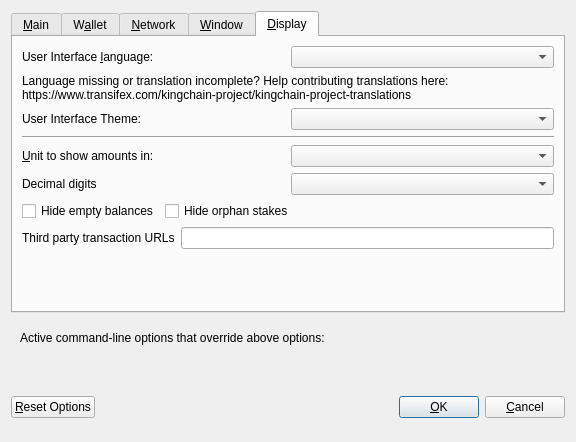
<?xml version="1.0" encoding="UTF-8"?>
<ui version="4.0">
 <class>OptionsDialog</class>
 <widget class="QDialog" name="OptionsDialog">
  <property name="geometry">
   <rect>
    <x>0</x>
    <y>0</y>
    <width>576</width>
    <height>442</height>
   </rect>
  </property>
  <property name="windowTitle">
   <string>Options</string>
  </property>
  <property name="modal">
   <bool>true</bool>
  </property>
  <layout class="QVBoxLayout" name="verticalLayout">
   <item>
    <widget class="QTabWidget" name="tabWidget">
     <property name="currentIndex">
      <number>4</number>
     </property>
     <widget class="QWidget" name="tabMain">
      <attribute name="title">
       <string>&amp;Main</string>
      </attribute>
      <layout class="QVBoxLayout" name="verticalLayout_Main">
       <item>
        <widget class="QCheckBox" name="bitcoinAtStartup">
         <property name="toolTip">
          <string>Automatically start KONGCOIN after logging in to the system.</string>
         </property>
         <property name="text">
          <string>&amp;Start KONGCOIN on system login</string>
         </property>
        </widget>
       </item>
       <item>
        <layout class="QHBoxLayout" name="horizontalLayout_2_Main">
         <item>
          <widget class="QLabel" name="databaseCacheLabel">
           <property name="text">
            <string>Size of &amp;database cache</string>
           </property>
           <property name="textFormat">
            <enum>Qt::PlainText</enum>
           </property>
           <property name="buddy">
            <cstring>databaseCache</cstring>
           </property>
          </widget>
         </item>
         <item>
          <widget class="QSpinBox" name="databaseCache"/>
         </item>
         <item>
          <widget class="QLabel" name="databaseCacheUnitLabel">
           <property name="text">
            <string>MB</string>
           </property>
           <property name="textFormat">
            <enum>Qt::PlainText</enum>
           </property>
          </widget>
         </item>
         <item>
          <spacer name="horizontalSpacer_2_Main">
           <property name="orientation">
            <enum>Qt::Horizontal</enum>
           </property>
           <property name="sizeHint" stdset="0">
            <size>
             <width>40</width>
             <height>20</height>
            </size>
           </property>
          </spacer>
         </item>
        </layout>
       </item>
       <item>
        <layout class="QHBoxLayout" name="horizontalLayout_3_Main">
         <item>
          <widget class="QLabel" name="threadsScriptVerifLabel">
           <property name="text">
            <string>Number of script &amp;verification threads</string>
           </property>
           <property name="textFormat">
            <enum>Qt::PlainText</enum>
           </property>
           <property name="buddy">
            <cstring>threadsScriptVerif</cstring>
           </property>
          </widget>
         </item>
         <item>
          <widget class="QSpinBox" name="threadsScriptVerif">
           <property name="toolTip">
            <string>(0 = auto, &lt;0 = leave that many cores free)</string>
           </property>
          </widget>
         </item>
         <item>
          <spacer name="horizontalSpacer_3_Main">
           <property name="orientation">
            <enum>Qt::Horizontal</enum>
           </property>
           <property name="sizeHint" stdset="0">
            <size>
             <width>40</width>
             <height>20</height>
            </size>
           </property>
          </spacer>
         </item>
        </layout>
       </item>
       <item>
        <spacer name="verticalSpacer_2">
         <property name="orientation">
          <enum>Qt::Vertical</enum>
         </property>
         <property name="sizeHint" stdset="0">
          <size>
           <width>20</width>
           <height>40</height>
          </size>
         </property>
        </spacer>
       </item>
       <item>
        <layout class="QHBoxLayout" name="horiz-autominting-layout">
         <item>
          <widget class="QCheckBox" name="checkBoxZeromintEnable">
           <property name="toolTip">
            <string>Enable automatic minting of KONG units to zKONG</string>
           </property>
           <property name="layoutDirection">
            <enum>Qt::LeftToRight</enum>
           </property>
           <property name="text">
            <string>Enable zKONG Automint</string>
           </property>
          </widget>
         </item>
         <item>
          <widget class="QCheckBox" name="checkBoxZeromintAddresses">
           <property name="toolTip">
            <string>Enable automatic zKONG minting from specific addresses</string>
           </property>
           <property name="layoutDirection">
            <enum>Qt::LeftToRight</enum>
           </property>
           <property name="text">
            <string>Enable Automint Addresses</string>
           </property>
          </widget>
         </item>
        </layout>
       </item>
       <item>
        <layout class="QHBoxLayout" name="horizontalLayout_3">
         <item>
          <widget class="QLabel" name="percentage_label">
           <property name="toolTip">
            <string>Percentage of incoming KONG which get automatically converted to zKONG via Zerocoin Protocol (min: 10%)</string>
           </property>
           <property name="text">
            <string>Percentage of autominted zKONG</string>
           </property>
          </widget>
         </item>
         <item>
          <widget class="QSpinBox" name="zeromintPercentage">
           <property name="minimum">
            <number>1</number>
           </property>
           <property name="maximum">
            <number>100</number>
           </property>
          </widget>
         </item>
        </layout>
       </item>
       <item>
        <layout class="QHBoxLayout" name="horizontalLayout" stretch="0,0">
         <property name="sizeConstraint">
          <enum>QLayout::SetFixedSize</enum>
         </property>
         <item>
          <widget class="QLabel" name="labelPreferredDenom">
           <property name="maximumSize">
            <size>
             <width>16777215</width>
             <height>16777215</height>
            </size>
           </property>
           <property name="toolTip">
            <string>Wait with automatic conversion to Zerocoin until enough KONG for this denomination is available</string>
           </property>
           <property name="text">
            <string>Preferred Automint zKONG Denomination</string>
           </property>
          </widget>
         </item>
         <item>
          <widget class="QComboBox" name="preferredDenom">
           <property name="maximumSize">
            <size>
             <width>16777215</width>
             <height>27</height>
            </size>
           </property>
           <property name="toolTip">
            <string>Wait with automatic conversion to Zerocoin until enough KONG for this denomination is available</string>
           </property>
           <property name="maxVisibleItems">
            <number>9</number>
           </property>
           <property name="maxCount">
            <number>9</number>
           </property>
          </widget>
         </item>
        </layout>
       </item>
      </layout>
     </widget>
     <widget class="QWidget" name="tabWallet">
      <attribute name="title">
       <string>W&amp;allet</string>
      </attribute>
      <layout class="QVBoxLayout" name="verticalLayout_Wallet">
       <item>
        <layout class="QHBoxLayout" name="horizontalLayout_2_Wallet">
         <item>
          <widget class="QLabel" name="labelStakeSplitThresholdText">
           <property name="text">
            <string>Stake split threshold:</string>
           </property>
          </widget>
         </item>
         <item>
          <widget class="QSpinBox" name="spinBoxStakeSplitThreshold">
           <property name="minimum">
            <number>1</number>
           </property>
           <property name="maximum">
            <number>999999</number>
           </property>
          </widget>
         </item>
        </layout>
       </item>
       <item>
        <widget class="QGroupBox" name="groupBox">
         <property name="title">
          <string>Expert</string>
         </property>
         <layout class="QVBoxLayout" name="verticalLayout_2">
          <item>
           <widget class="QCheckBox" name="coinControlFeatures">
            <property name="toolTip">
             <string>Whether to show coin control features or not.</string>
            </property>
            <property name="text">
             <string>Enable coin &amp;control features</string>
            </property>
           </widget>
          </item>
          <item>
           <widget class="QCheckBox" name="showMasternodesTab">
            <property name="toolTip">
             <string>Show additional tab listing all your masternodes in first sub-tab&lt;br/&gt;and all masternodes on the network in second sub-tab.</string>
            </property>
            <property name="text">
             <string>Show Masternodes Tab</string>
            </property>
           </widget>
          </item>
          <item>
           <widget class="QCheckBox" name="spendZeroConfChange">
            <property name="toolTip">
             <string>If you disable the spending of unconfirmed change, the change from a transaction&lt;br/&gt;cannot be used until that transaction has at least one confirmation.&lt;br/&gt;This also affects how your balance is computed.</string>
            </property>
            <property name="text">
             <string>&amp;Spend unconfirmed change</string>
            </property>
           </widget>
          </item>
         </layout>
        </widget>
       </item>
       <item>
        <spacer name="verticalSpacer_Wallet">
         <property name="orientation">
          <enum>Qt::Vertical</enum>
         </property>
         <property name="sizeHint" stdset="0">
          <size>
           <width>20</width>
           <height>40</height>
          </size>
         </property>
        </spacer>
       </item>
      </layout>
     </widget>
     <widget class="QWidget" name="tabNetwork">
      <attribute name="title">
       <string>&amp;Network</string>
      </attribute>
      <layout class="QVBoxLayout" name="verticalLayout_Network">
       <item>
        <widget class="QCheckBox" name="mapPortUpnp">
         <property name="toolTip">
          <string>Automatically open the KONGCOIN client port on the router. This only works when your router supports UPnP and it is enabled.</string>
         </property>
         <property name="text">
          <string>Map port using &amp;UPnP</string>
         </property>
        </widget>
       </item>
       <item>
        <widget class="QCheckBox" name="allowIncoming">
         <property name="toolTip">
          <string>Accept connections from outside</string>
         </property>
         <property name="text">
          <string>Allow incoming connections</string>
         </property>
        </widget>
       </item>
       <item>
        <widget class="QCheckBox" name="connectSocks">
         <property name="toolTip">
          <string>Connect to the KONGCOIN network through a SOCKS5 proxy.</string>
         </property>
         <property name="text">
          <string>&amp;Connect through SOCKS5 proxy (default proxy):</string>
         </property>
        </widget>
       </item>
       <item>
        <layout class="QHBoxLayout" name="horizontalLayout_1_Network">
         <item>
          <widget class="QLabel" name="proxyIpLabel">
           <property name="text">
            <string>Proxy &amp;IP:</string>
           </property>
           <property name="textFormat">
            <enum>Qt::PlainText</enum>
           </property>
           <property name="buddy">
            <cstring>proxyIp</cstring>
           </property>
          </widget>
         </item>
         <item>
          <widget class="QValidatedLineEdit" name="proxyIp">
           <property name="minimumSize">
            <size>
             <width>140</width>
             <height>0</height>
            </size>
           </property>
           <property name="maximumSize">
            <size>
             <width>140</width>
             <height>16777215</height>
            </size>
           </property>
           <property name="toolTip">
            <string>IP address of the proxy (e.g. IPv4: 127.0.0.1 / IPv6: ::1)</string>
           </property>
          </widget>
         </item>
         <item>
          <widget class="QLabel" name="proxyPortLabel">
           <property name="text">
            <string>&amp;Port:</string>
           </property>
           <property name="textFormat">
            <enum>Qt::PlainText</enum>
           </property>
           <property name="buddy">
            <cstring>proxyPort</cstring>
           </property>
          </widget>
         </item>
         <item>
          <widget class="QLineEdit" name="proxyPort">
           <property name="minimumSize">
            <size>
             <width>55</width>
             <height>0</height>
            </size>
           </property>
           <property name="maximumSize">
            <size>
             <width>55</width>
             <height>16777215</height>
            </size>
           </property>
           <property name="toolTip">
            <string>Port of the proxy (e.g. 7777)</string>
           </property>
          </widget>
         </item>
         <item>
          <spacer name="horizontalSpacer_1_Network">
           <property name="orientation">
            <enum>Qt::Horizontal</enum>
           </property>
           <property name="sizeHint" stdset="0">
            <size>
             <width>40</width>
             <height>20</height>
            </size>
           </property>
          </spacer>
         </item>
        </layout>
       </item>
       <item>
        <spacer name="verticalSpacer_Network">
         <property name="orientation">
          <enum>Qt::Vertical</enum>
         </property>
         <property name="sizeHint" stdset="0">
          <size>
           <width>20</width>
           <height>40</height>
          </size>
         </property>
        </spacer>
       </item>
      </layout>
     </widget>
     <widget class="QWidget" name="tabWindow">
      <attribute name="title">
       <string>&amp;Window</string>
      </attribute>
      <layout class="QVBoxLayout" name="verticalLayout_Window">
       <item>
        <widget class="QCheckBox" name="minimizeToTray">
         <property name="toolTip">
          <string>Show only a tray icon after minimizing the window.</string>
         </property>
         <property name="text">
          <string>&amp;Minimize to the tray instead of the taskbar</string>
         </property>
        </widget>
       </item>
       <item>
        <widget class="QCheckBox" name="minimizeOnClose">
         <property name="toolTip">
          <string>Minimize instead of exit the application when the window is closed. When this option is enabled, the application will be closed only after selecting Quit in the menu.</string>
         </property>
         <property name="text">
          <string>M&amp;inimize on close</string>
         </property>
        </widget>
       </item>
       <item>
        <spacer name="verticalSpacer_Window">
         <property name="orientation">
          <enum>Qt::Vertical</enum>
         </property>
         <property name="sizeHint" stdset="0">
          <size>
           <width>20</width>
           <height>40</height>
          </size>
         </property>
        </spacer>
       </item>
      </layout>
     </widget>
     <widget class="QWidget" name="tabDisplay">
      <attribute name="title">
       <string>&amp;Display</string>
      </attribute>
      <layout class="QVBoxLayout" name="verticalLayout_Display">
       <item>
        <layout class="QHBoxLayout" name="horizontalLayout_1_Display">
         <item>
          <widget class="QLabel" name="langLabel">
           <property name="text">
            <string>User Interface &amp;language:</string>
           </property>
           <property name="textFormat">
            <enum>Qt::PlainText</enum>
           </property>
           <property name="buddy">
            <cstring>lang</cstring>
           </property>
          </widget>
         </item>
         <item>
          <widget class="QValueComboBox" name="lang">
           <property name="toolTip">
            <string>The user interface language can be set here. This setting will take effect after restarting KONGCOIN.</string>
           </property>
          </widget>
         </item>
        </layout>
       </item>
       <item>
        <widget class="QLabel" name="label_3">
         <property name="toolTip">
          <string notr="true"/>
         </property>
         <property name="statusTip">
          <string notr="true"/>
         </property>
         <property name="whatsThis">
          <string notr="true"/>
         </property>
         <property name="accessibleName">
          <string notr="true"/>
         </property>
         <property name="text">
          <string>Language missing or translation incomplete? Help contributing translations here:
https://www.transifex.com/kingchain-project/kingchain-project-translations</string>
         </property>
         <property name="wordWrap">
          <bool>true</bool>
         </property>
         <property name="openExternalLinks">
          <bool>true</bool>
         </property>
         <property name="textInteractionFlags">
          <set>Qt::TextBrowserInteraction</set>
         </property>
        </widget>
       </item>
       <item>
        <layout class="QHBoxLayout" name="horizontalLayout_2_Display" stretch="0,0">
         <item>
          <widget class="QLabel" name="themeLabel">
           <property name="text">
            <string>User Interface Theme:</string>
           </property>
          </widget>
         </item>
         <item>
          <widget class="QValueComboBox" name="theme"/>
         </item>
        </layout>
       </item>
       <item>
        <widget class="Line" name="line">
         <property name="orientation">
          <enum>Qt::Horizontal</enum>
         </property>
        </widget>
       </item>
       <item>
        <layout class="QHBoxLayout" name="horizontalLayout_3_Display">
         <item>
          <widget class="QLabel" name="unitLabel">
           <property name="text">
            <string>&amp;Unit to show amounts in:</string>
           </property>
           <property name="textFormat">
            <enum>Qt::PlainText</enum>
           </property>
           <property name="buddy">
            <cstring>unit</cstring>
           </property>
          </widget>
         </item>
         <item>
          <widget class="QValueComboBox" name="unit">
           <property name="toolTip">
            <string>Choose the default subdivision unit to show in the interface and when sending coins.</string>
           </property>
          </widget>
         </item>
        </layout>
       </item>
       <item>
        <layout class="QHBoxLayout" name="horizontalLayout_4_Display">
         <item>
          <widget class="QLabel" name="digitsLabel">
           <property name="text">
            <string>Decimal digits</string>
           </property>
          </widget>
         </item>
         <item>
          <widget class="QValueComboBox" name="digits"/>
         </item>
        </layout>
       </item>
       <item>
        <layout class="QHBoxLayout" name="horizontalLayout_5_Display">
         <item>
          <widget class="QCheckBox" name="checkBoxHideZeroBalances">
           <property name="toolTip">
            <string>Hide empty balances</string>
           </property>
           <property name="layoutDirection">
            <enum>Qt::LeftToRight</enum>
           </property>
           <property name="text">
            <string>Hide empty balances</string>
           </property>
          </widget>
         </item>
         <item>
          <widget class="QCheckBox" name="checkBoxHideOrphans">
           <property name="toolTip">
            <string>Hide orphan stakes in transaction lists</string>
           </property>
           <property name="text">
            <string>Hide orphan stakes</string>
           </property>
          </widget>
         </item>
         <item>
          <spacer name="horizontalSpacer">
           <property name="orientation">
            <enum>Qt::Horizontal</enum>
           </property>
           <property name="sizeHint" stdset="0">
            <size>
             <width>40</width>
             <height>20</height>
            </size>
           </property>
          </spacer>
         </item>
        </layout>
       </item>
       <item>
        <layout class="QHBoxLayout" name="horizontalLayout_6_Display">
         <item>
          <widget class="QLabel" name="thirdPartyTxUrlsLabel">
           <property name="toolTip">
            <string>Third party URLs (e.g. a block explorer) that appear in the transactions tab as context menu items. %s in the URL is replaced by transaction hash. Multiple URLs are separated by vertical bar |.</string>
           </property>
           <property name="text">
            <string>Third party transaction URLs</string>
           </property>
           <property name="buddy">
            <cstring>thirdPartyTxUrls</cstring>
           </property>
          </widget>
         </item>
         <item>
          <widget class="QLineEdit" name="thirdPartyTxUrls">
           <property name="toolTip">
            <string>Third party URLs (e.g. a block explorer) that appear in the transactions tab as context menu items. %s in the URL is replaced by transaction hash. Multiple URLs are separated by vertical bar |.</string>
           </property>
          </widget>
         </item>
        </layout>
       </item>
       <item>
        <spacer name="verticalSpacer">
         <property name="orientation">
          <enum>Qt::Vertical</enum>
         </property>
         <property name="sizeHint" stdset="0">
          <size>
           <width>20</width>
           <height>40</height>
          </size>
         </property>
        </spacer>
       </item>
      </layout>
     </widget>
    </widget>
   </item>
   <item>
    <widget class="QFrame" name="frame">
     <layout class="QVBoxLayout" name="verticalLayout_Bottom">
      <item>
       <layout class="QHBoxLayout" name="horizontalLayout_Bottom">
        <item>
         <widget class="QLabel" name="overriddenByCommandLineInfoLabel">
          <property name="text">
           <string>Active command-line options that override above options:</string>
          </property>
          <property name="textFormat">
           <enum>Qt::PlainText</enum>
          </property>
         </widget>
        </item>
        <item>
         <spacer name="horizontalSpacer_Bottom">
          <property name="orientation">
           <enum>Qt::Horizontal</enum>
          </property>
          <property name="sizeHint" stdset="0">
           <size>
            <width>40</width>
            <height>20</height>
           </size>
          </property>
         </spacer>
        </item>
       </layout>
      </item>
      <item>
       <widget class="QLabel" name="overriddenByCommandLineLabel">
        <property name="text">
         <string/>
        </property>
        <property name="textFormat">
         <enum>Qt::PlainText</enum>
        </property>
        <property name="wordWrap">
         <bool>true</bool>
        </property>
       </widget>
      </item>
     </layout>
    </widget>
   </item>
   <item>
    <layout class="QHBoxLayout" name="horizontalLayout_Buttons">
     <item>
      <widget class="QPushButton" name="resetButton">
       <property name="toolTip">
        <string>Reset all client options to default.</string>
       </property>
       <property name="text">
        <string>&amp;Reset Options</string>
       </property>
       <property name="autoDefault">
        <bool>false</bool>
       </property>
      </widget>
     </item>
     <item>
      <spacer name="horizontalSpacer_1">
       <property name="orientation">
        <enum>Qt::Horizontal</enum>
       </property>
       <property name="sizeHint" stdset="0">
        <size>
         <width>40</width>
         <height>48</height>
        </size>
       </property>
      </spacer>
     </item>
     <item>
      <widget class="QLabel" name="statusLabel">
       <property name="minimumSize">
        <size>
         <width>200</width>
         <height>0</height>
        </size>
       </property>
       <property name="font">
        <font>
         <weight>75</weight>
         <bold>true</bold>
        </font>
       </property>
       <property name="text">
        <string/>
       </property>
       <property name="textFormat">
        <enum>Qt::PlainText</enum>
       </property>
       <property name="wordWrap">
        <bool>true</bool>
       </property>
      </widget>
     </item>
     <item>
      <spacer name="horizontalSpacer_2">
       <property name="orientation">
        <enum>Qt::Horizontal</enum>
       </property>
       <property name="sizeHint" stdset="0">
        <size>
         <width>40</width>
         <height>48</height>
        </size>
       </property>
      </spacer>
     </item>
     <item>
      <widget class="QPushButton" name="okButton">
       <property name="text">
        <string>&amp;OK</string>
       </property>
       <property name="autoDefault">
        <bool>false</bool>
       </property>
       <property name="default">
        <bool>true</bool>
       </property>
      </widget>
     </item>
     <item>
      <widget class="QPushButton" name="cancelButton">
       <property name="text">
        <string>&amp;Cancel</string>
       </property>
       <property name="autoDefault">
        <bool>false</bool>
       </property>
      </widget>
     </item>
    </layout>
   </item>
  </layout>
 </widget>
 <customwidgets>
  <customwidget>
   <class>QValidatedLineEdit</class>
   <extends>QLineEdit</extends>
   <header>qvalidatedlineedit.h</header>
  </customwidget>
  <customwidget>
   <class>QValueComboBox</class>
   <extends>QComboBox</extends>
   <header>qvaluecombobox.h</header>
  </customwidget>
 </customwidgets>
 <resources/>
 <connections/>
</ui>
